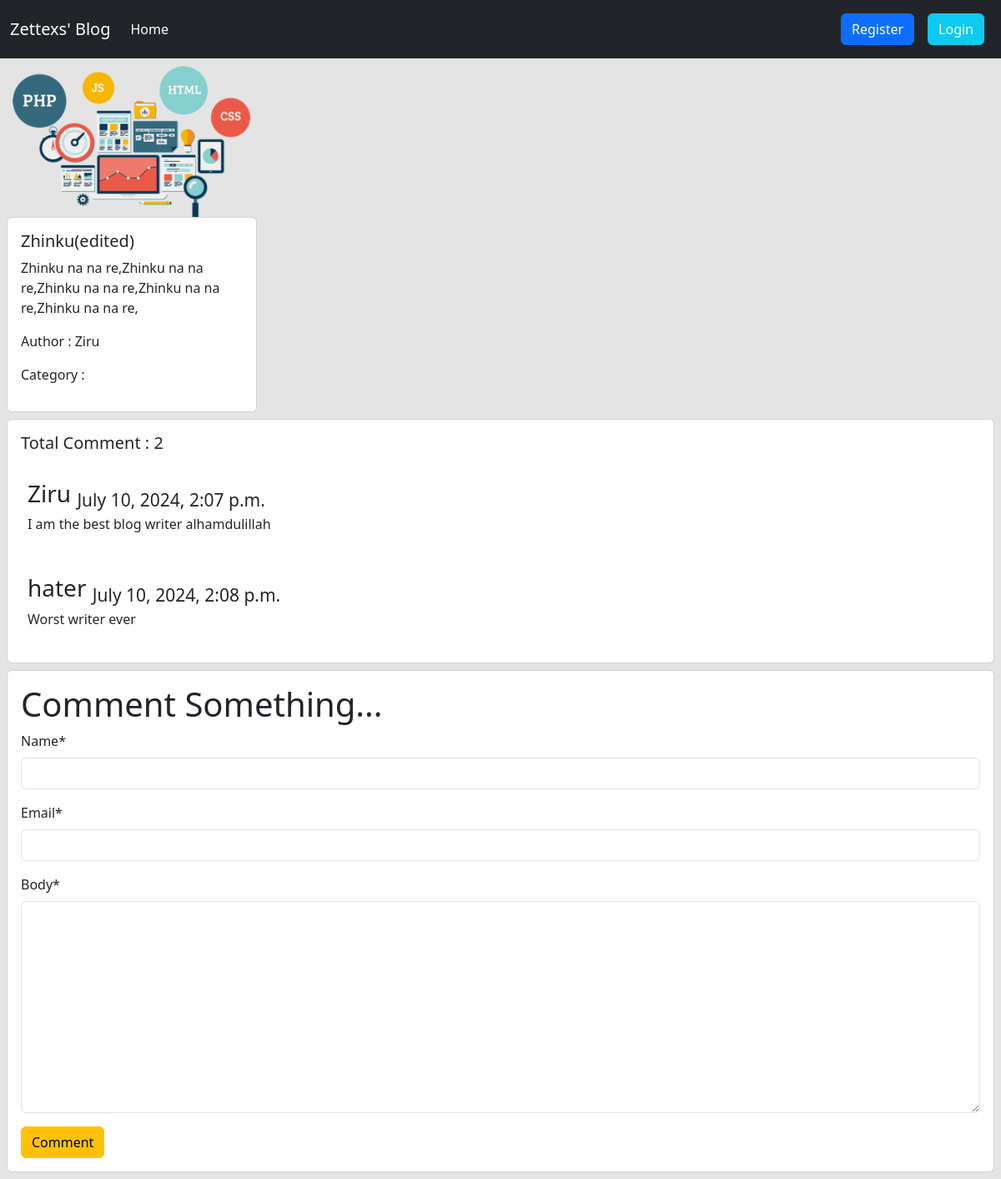
Screenshot of /post/detail/1 with the database file from the repository.
### posts/models.py (models this page shows, shortened)
class Post(models.Model):
    title = models.CharField(max_length=50)
    content = models.TextField()
    category = models.ManyToManyField(Category)
    author = models.ForeignKey(User,on_delete=models.CASCADE)
    image = models.ImageField(upload_to='posts/media/upload/',blank=True,null=True)

class Comment(models.Model):
    post = models.ForeignKey(Post,on_delete=models.CASCADE,related_name = 'comments')
    name = models.CharField(max_length=20)
    email = models.EmailField()
    body = models.TextField()
    created_on = models.DateTimeField(auto_now_add=True)

### posts/views.py (the view, shortened to what this page needs)
# urls.py: path('detail/<int:id>', views.DetailsPostView.as_view(),name='detail_post'),
class DetailsPostView(DetailView):
    model = models.Post
    pk_url_kwarg = 'id'
    template_name = 'post_details.html'
    def get_context_data(self, **kwargs):
        context = super().get_context_data(**kwargs)
        post = self.object
        comments = post.comments.all()
        comment_form = forms.CommentForm()
        context['comments'] = comments
        context['comment_form'] = comment_form
        return context

### posts/forms.py
class CommentForm(forms.ModelForm):
    class Meta:
        model = Comment
        fields = ['name','email','body']

### posts/templates/post_details.html (shortened to what this page needs)
{% extends "base.html" %}
{% load crispy_forms_tags %}
{% block content %}
<div class="col-sm-3 m-2">
  <img src='{{post.image.url}}' class='card-img-top' alt='...'/>
  <div class="card">
    <div class="card-body">
      <h5 class="card-title">{{post.title}}</h5>
      <p class="card-text">{{post.content}}</p>
      <p>Author :  {{post.author.first_name}} </p>
      <p>Category :
      </p>
    </div>
  </div>
</div>
  <div class="card m-2 p-2">
    <h5 class='p-2'>Total Comment : {{comments | length}}</h5>
    {% for comment in comments %}
    <div class="card-body">
        <h3>{{comment.name}} <sub>{{comment.created_on}}</sub></h3>
        <p>{{comment.body}}</p>
      </div>
      {% endfor %}
  </div>
  <div class="card m-2">
    <div class="card-body">
      <form method="post">
        <h1>Comment Something...</h1>
        {{comment_form | crispy }}
        <button class="btn btn-warning">Comment</button>
    </form>
    </div>
  </div>
{% endblock %}

### rows the page displays
Post: image (picture), title "Zhinku(edited)", content "Zhinku na na re,Zhinku na na re,Zhinku na na re,Zhinku na na re,Zhinku na na re,", author.first_name "Ziru"
Comment: name "Ziru", created_on "July 10, 2024, 2:07 p.m.", body "I am the best blog writer alhamdulillah"
Comment: name "hater", created_on "July 10, 2024, 2:08 p.m.", body "Worst writer ever"

### other values shown
{{ comments | length }} "2"
